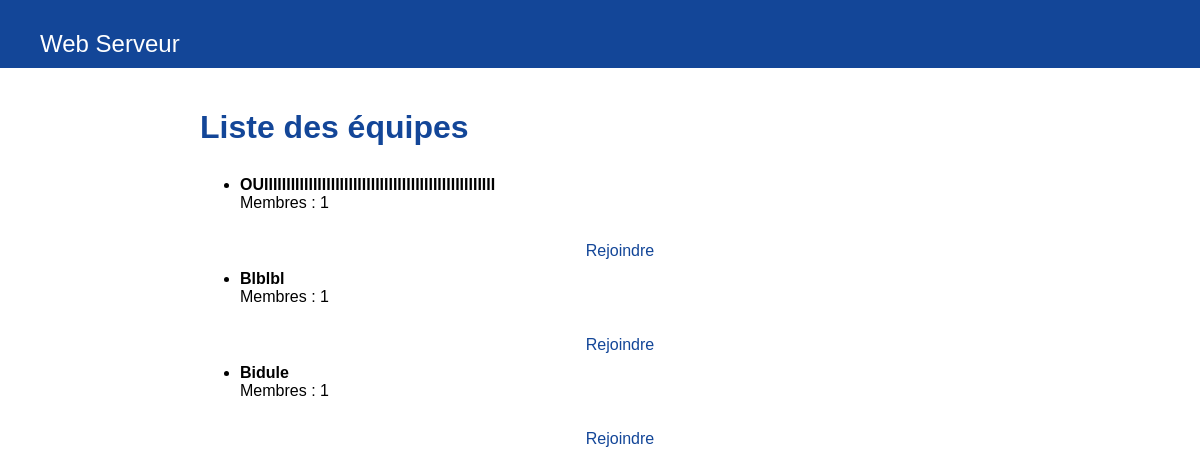
/listTeam/, run on an earlier commit of the app's database.
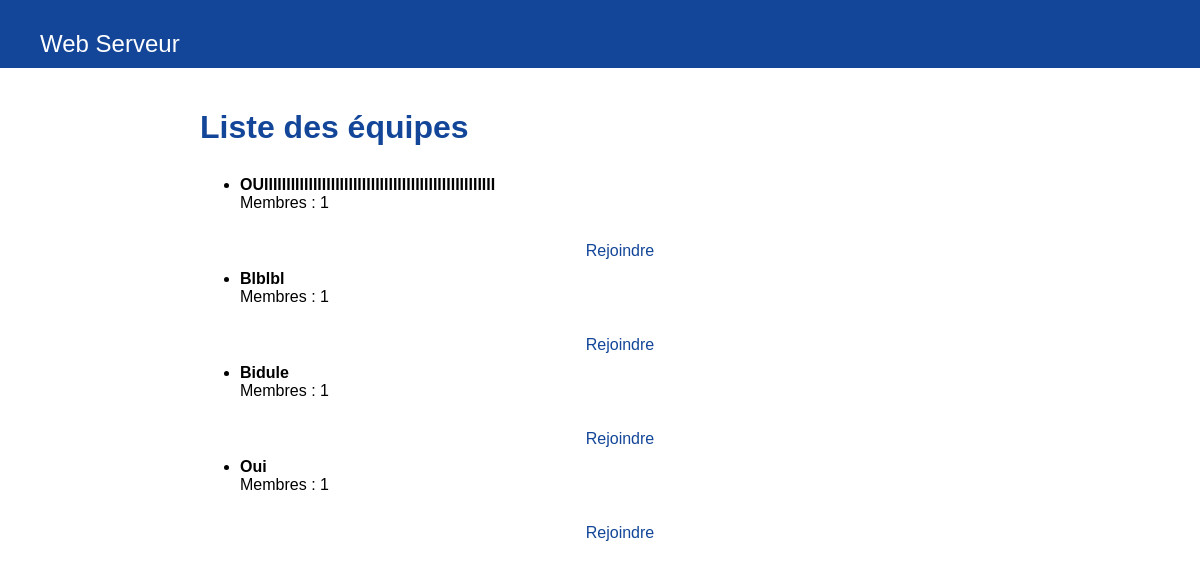
And on a later commit of the database.
### tasks/models.py (models this page shows, shortened)
class Team(models.Model):
    name = models.CharField(max_length=200)
    members = models.ManyToManyField('User')
    task_list = models.ManyToManyField('Task')  # Liste des tâches

### tasks/views.py (the view)
# urls.py: path('listTeam/',views.List_team_view, name='listTeam')
def List_team_view(request):
    teams =Team.objects.all()
    return render(request,'tasks/List_team.html',{'teams' : teams})

### tasks/templates/tasks/List_team.html (shortened to what this page needs)
<!DOCTYPE html>
<html lang="fr">
<head>
    {% load static %}
    <link rel="stylesheet" href="{% static 'styles.css' %}">
</head>
<body>
    <nav class="navbar">
        <div class="navbar-left">
            <div class="navbar-right">
                <a href="{% url 'home' %}">Web Serveur</a>
            </div>
        </div>
    </nav>
    <main class="container">
        <h1>Liste des équipes</h1>
        {% if teams %}
            <ul class="team-list">
                {% for team in teams %}
                    <li>
                        <strong>{{ team.name }}</strong> <br>
                        Membres : {{ team.members.count }}<br>
                        {% if user in team.members.all %}
                        <form method="post" action="{% url 'quitTeam' team.id %}" style="display:inline;">
                            {% csrf_token %}
                            <button type="submit" id="btn-warning" class="btn btn-warning">Quitter</button>
                        </form>
                        {% else %}
                            <a href="{% url 'joinTeam' team.id %}" class="btn btn-primary">Rejoindre</a>
                        {% endif %}
                    </li>
                {% endfor %}
            </ul>
        {% else %}
            <p>Aucune équipe disponible.</p>
        {% endif %}
    </main>
</body>
</html>

What changed in the data, as far as the page shows it:
added Team: name "Oui", members.count "1", shows "Rejoindre"
